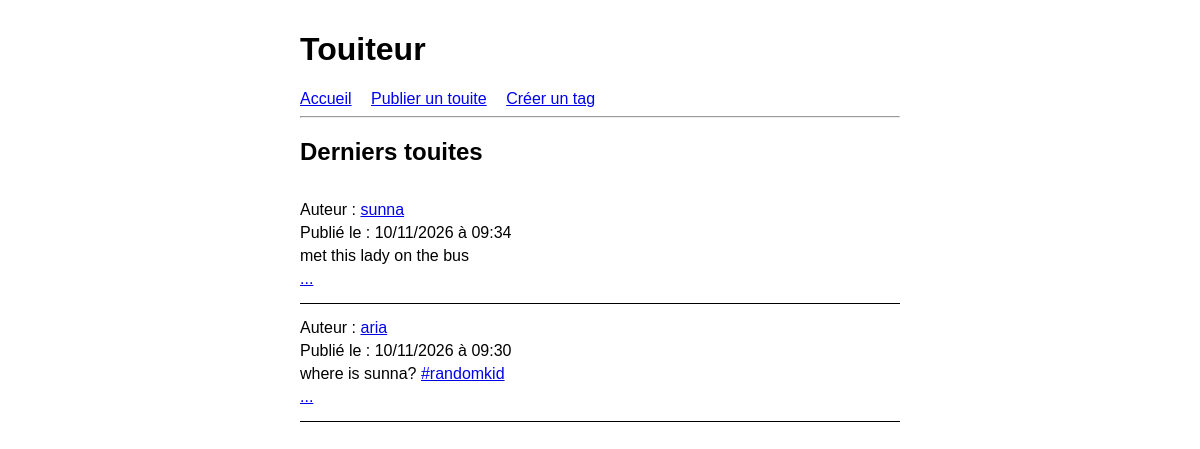
Before: /indextemp.php with the older database file.
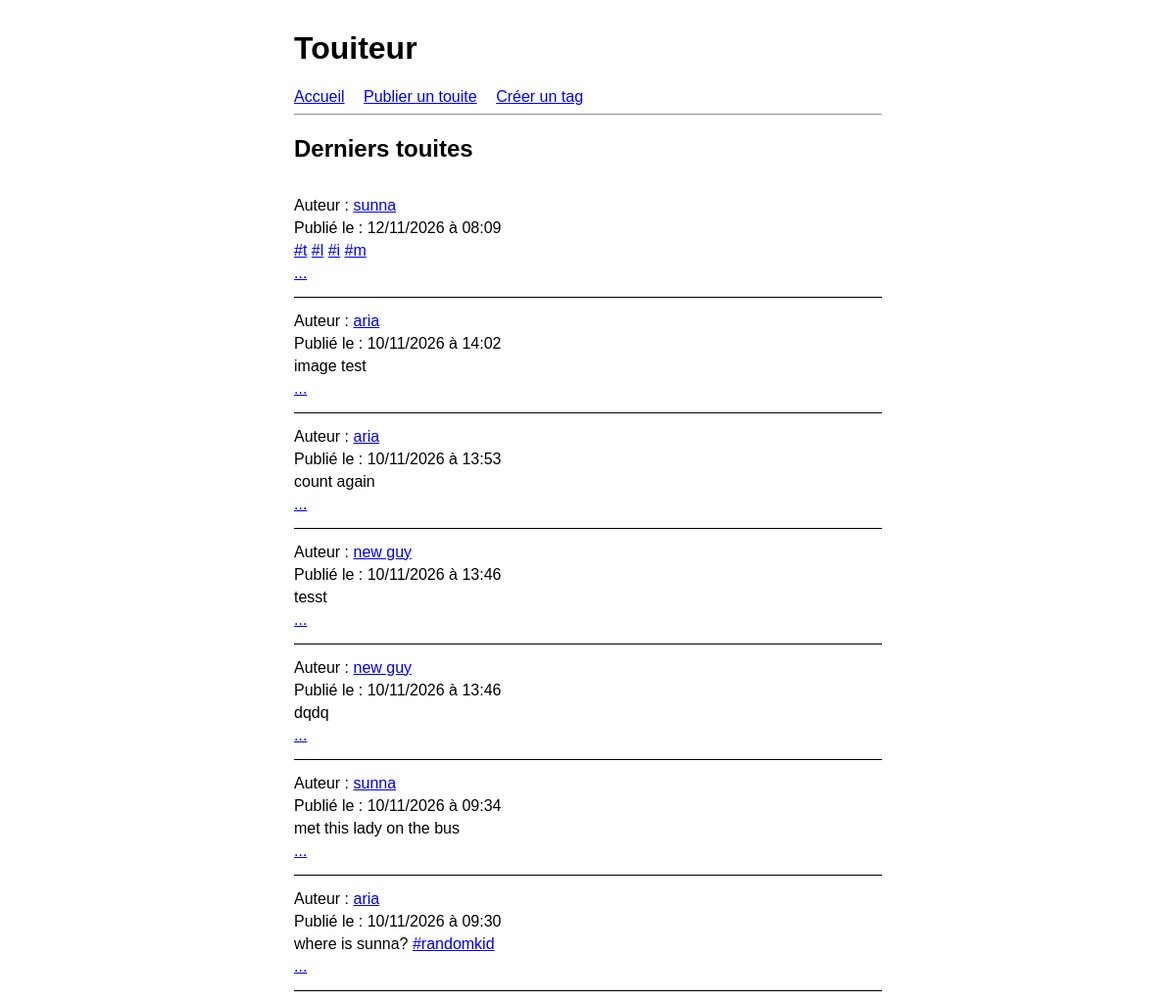
After: the same page with the newer database file.
### tables this page shows
CREATE TABLE `Touite` (
  `IDUSER` int(11) NOT NULL,
  `TEXTE` varchar(235) NOT NULL,
  `DATE` timestamp NOT NULL DEFAULT current_timestamp(),
  `IDIMAGE` int(11) DEFAULT NULL,
  `ID` int(11) NOT NULL
);

### src/loader/Psr4ClassLoader.php (called while the page is built, shortened)
<?php
class Psr4ClassLoader{
    public function loadClass(string $nom){
        $nom=str_replace($this->prefixe,$this->chemin,$nom).'.php';
        $nom=str_replace('\\','/',$nom);
    }
}

### src/classes/Dispatch.php (called while the page is built, shortened)
<?php
class Dispatch
{
    protected ?string $action = null;
    protected array $actions = [];
    public function __construct()
    {
        $this->action = $_GET['action'] ?? 'default';
    }
    public function addDispatch(string $action, string $action_class): Dispatch
    {
        $this->actions[$action] = $action_class;
        return $this;
    }
    public function run(): string
        {
            if (array_key_exists($this->action, $this->actions)) {
                $action_instance = new $action_class();
                $content = $action_instance->execute();
                return Layout::render($action_instance->getTitle(), $content);
            }
            throw new DispatchException("Action '{$this->action}' not found");
        }
}

### src/classes/TouiteRepository.php (called while the page is built, shortened)
<?php
require_once('src/classes/Touite.php');
class TouiteRepository
{
    private \PDO $pdo;
    private static ?TouiteRepository $instance = null;
    private static array $config = [ ];
    private function __construct(array $conf) {
        $this->pdo = new \PDO($conf['dsn'], $conf['user'], $conf['pass'],[\PDO::ATTR_ERRMODE => \PDO::ERRMODE_EXCEPTION]);
    }
    public static function getInstance(){
        if (is_null(self::$instance)) {
            self::$instance = new TouiteRepository(self::$config);
        }
        return self::$instance;
    }
    public static function setConfig(string $file) {
        $conf = parse_ini_file($file);
        self::$config = [ 'dsn'=> $conf['driver']
    . ':host=' . $conf['host']
    . ';dbname=' . $conf['database']
    . ';charset=utf8','user'=> $conf['username'],'pass'=> $conf['password'] ];
    }
    public function donnerIdVieux():int{
        $query="SELECT MAX(id) FROM Touite";
        $stmt = $this->pdo->prepare($query);
        $stmt->execute();
        $rep=$stmt->fetch();
           return (int) ($rep[0] ?? 0);
    }
    public function donnerTouite(int $id):Touite{
        $query = "SELECT * FROM Touite WHERE id=:id";
        $stmt = $this->pdo->prepare($query);
        $stmt->execute(['id' => $id]);
        $rep=$stmt->fetch();
        if ($rep===false) {
            return new Touite("","",[]);
        }
        $query= "SELECT username FROM Utilisateur WHERE id=:idu";
        $stmt = $this->pdo->prepare($query);
        $stmt->execute(['idu' => $rep['IDUSER']]);
        $re=$stmt->fetch();
        $path='';
        if($rep['IDIMAGE']!==null){
            $query= "SELECT chemin FROM Image WHERE id=:idm";
            $stmt = $this->pdo->prepare($query);
            $stmt->execute(['idm' => $rep['IDIMAGE']]);
            $r=$stmt->fetch();
            $path='<img src='.$r[0].'/>';
        }
        return new Touite(
            (string) $rep['TEXTE'],
            (string) $re[0],
            [],
            (int) $rep['ID'],
            $rep['DATE'],
            $path
        );
    }
}

### src/classes/actions/Action.php (called while the page is built, shortened)
<?php
abstract class Action
{
    protected string $title = 'Touiteur';
    public function getTitle(): string
    {
        return $this->title;
    }
}

### src/classes/Touite.php (the view, shortened to what this page needs)
<?php
class Touite
{
    public function getTexte() { return $this->texte; }
    public function __toString():String{
        return $this->render(false);
    }
    public function render(bool $detail = false): string
    {
        $auteur = htmlspecialchars($this->auteur);
        $texte = htmlspecialchars($this->texte);
        $texte = preg_replace_callback(
            '/#([\p{L}\p{N}_]+)/u',
            fn(array $m): string => '<a href="?action=tag&amp;tag=' . urlencode($m[1]) . '">#' . $m[1] . '</a>',
            $texte
        );
        $dateHtml = '';
        if ($this->date !== null) {
            $d = new \DateTime($this->date);
            $dateHtml = '<p>Publié le : ' . $d->format('d/m/Y à H:i') . '</p>';
        }
        $plus = '';
        if (!$detail && $this->id !== null) {
            $plus = '<p><a href="?action=touite&amp;id=' . $this->id . '">...</a></p>';
        }else{
            $plus = $this->chemin;
        }
        return <<<HTML
        <article class="touite">
            <p>Auteur : <a href="?action=profil&amp;user={$auteur}">{$auteur}</a></p>
            {$dateHtml}
            <p>{$texte}</p>
            {$plus}
        </article>
        HTML;
    }
}

### indextemp.php (shortened to what this page needs)
<?php
require_once('src/loader/Psr4ClassLoader.php');
$disp=new Dispatch();
$disp->addDispatch('default',DefaultAction::class);
$disp->addDispatch('publier',PublierAction::class);
$disp->addDispatch('profil', ProfilAction::class);
$disp->addDispatch('touite', TouiteAction::class);
$disp->addDispatch('tag', TagAction::class);
$disp->addDispatch('tagcreate', CreateTagAction::class);
echo $disp->run();

### src/classes/actions/DefaultAction.php (shortened to what this page needs)
<?php
require_once('src/classes/TouiteRepository.php');
class DefaultAction extends Action
{
    public function execute(): string
    {
        $repository = TouiteRepository::getInstance();
        $html = '<h2>Derniers touites</h2>';
        $i = $repository->donnerIdVieux();
        $nbAffiches = 0;
        while ($i > 0) {
            $touite = $repository->donnerTouite($i);
            if ($touite->getTexte() !== '') {
                $html .= $touite;
            }
            $i--;
        }
        return $html;
    }
}

### src/classes/Layout.php (shortened to what this page needs)
<?php
class Layout
{
    public static function render(string $title, string $content): string
    {
        $title = htmlspecialchars($title);
        return <<<HTML
<!DOCTYPE html>
<html lang="fr">
<head>
    <meta charset="UTF-8">
    <meta name="viewport" content="width=device-width, initial-scale=1">
    <title>{$title} - Touiteur</title>
    <link rel="stylesheet" href="interface/style.css">
</head>
<body>
    <header>
        <h1>Touiteur</h1>
        <nav>
            <a href="?action=default">Accueil</a>
            <a href="?action=publier">Publier un touite</a>
            <a href="?action=tagcreate">Créer un tag</a>
        </nav>
    </header>
    <hr>
    <main>
        {$content}
    </main>
</body>
</html>
HTML;
    }
}

### interface/style.css (style rules this page uses)
body { font-family: sans-serif; max-width: 600px; margin: 0 auto; padding: 10px; }
nav a { margin-right: 15px; }
.touite { border-bottom: 1px solid black; padding: 10px 0; }
.touite p { margin: 5px 0; }

Changed rows visible on the page:
added touite: DATE "12/11/2026 à 08:09", TEXTE "#t #l #i #m"
added touite: DATE "10/11/2026 à 14:02", TEXTE "image test"
added touite: DATE "10/11/2026 à 13:53", TEXTE "count again"
added touite: DATE "10/11/2026 à 13:46", TEXTE "tesst"
added touite: DATE "10/11/2026 à 13:46", TEXTE "dqdq"
Other visible differences:
$auteur: "sunna aria" → "sunna aria aria new guy new guy sunna aria"
text no longer shown: "Auteur : Auteur : Publié le : Publié le : ... ..."
text now shown: "Auteur : Auteur : Auteur : Auteur : Auteur : Auteur : Auteur : Publié le : Publié le : Publié le : Publié le : Publié le : Publié le : Publié le : ... ... ... ... ... ... ..."
